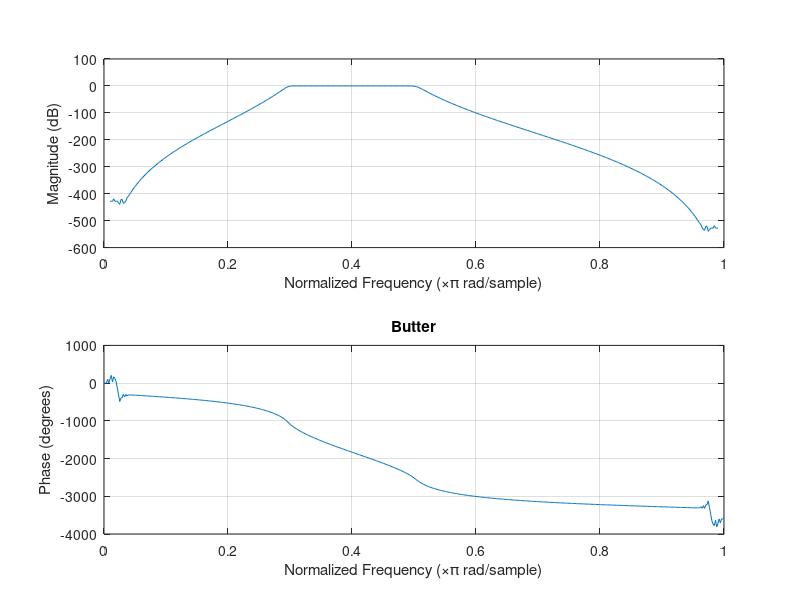
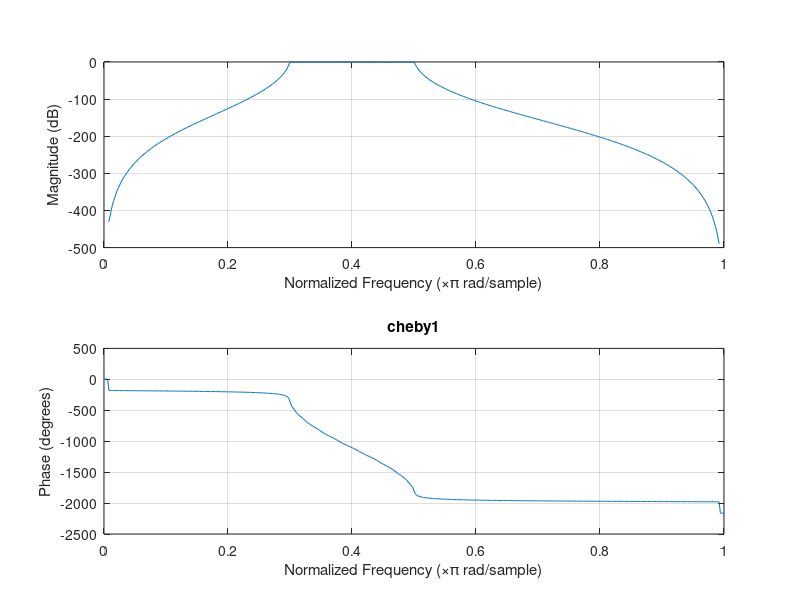
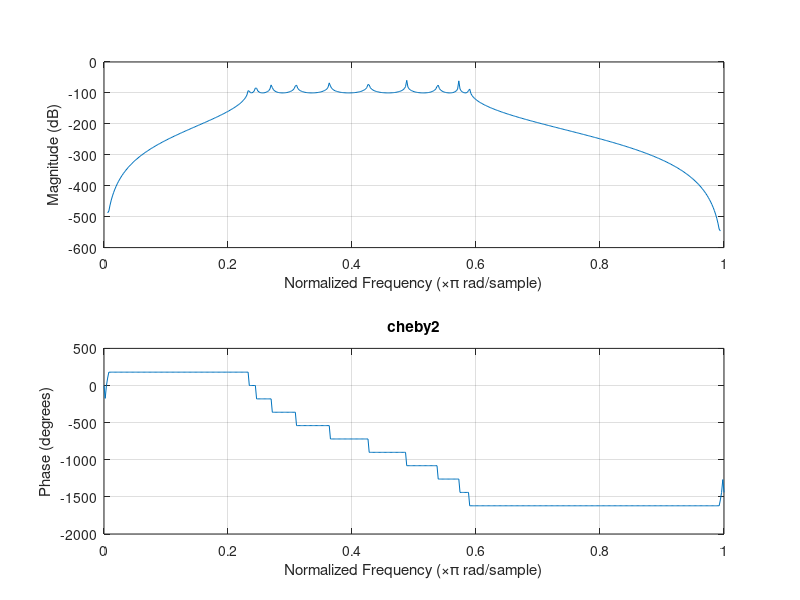
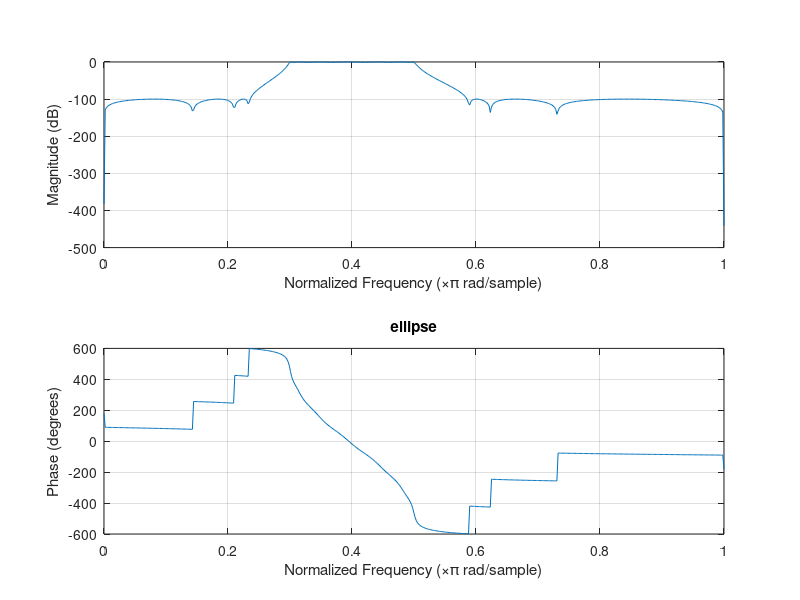

Reproduce these figures in MATLAB, in order.
pkg load signal % Octave only comment out for MATLAB
wp = [0.3 0.5];
ws = [0.2 0.6];
rp = 1;
rs = 100;

[n, Wn] = buttord(wp, ws, rp, rs);
[b, a] = butter(n, Wn);
freqz(b, a)
title('Butter')
saveas(gcf, 'Butter.jpg')

[nc, Wnc] = cheb1ord(wp, ws, rp, rs);
[bc, ac] = cheby1(nc, rp, Wnc);
figure;
freqz(bc, ac)
title('cheby1')
saveas(gcf, 'cheby1.jpg')

[nc2, Wnc2] = cheb2ord(wp, ws, rp, rs);
[bc2, ac2] = cheby1(nc2, rs, Wnc2);
figure;
freqz(bc2, ac2)
title('cheby2')
saveas(gcf, 'cheby2.jpg')

[ne, Wne] = ellipord(wp, ws, rp, rs);
[be, ae] = ellip(ne, rp, rs, Wne);
figure;
freqz(be, ae)
title('ellipse')
saveas(gcf, 'ellipse.jpg')
